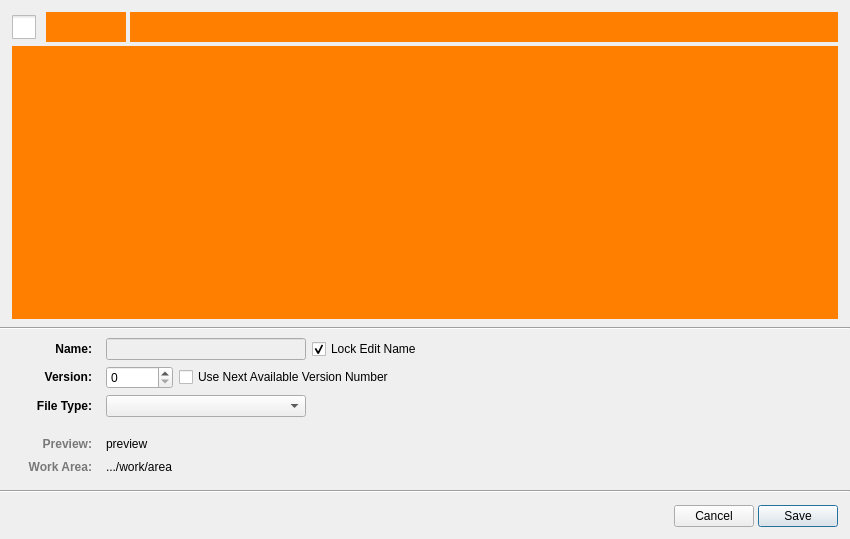
<?xml version="1.0" encoding="UTF-8"?>
<ui version="4.0">
 <class>FileSaveForm</class>
 <widget class="QWidget" name="FileSaveForm">
  <property name="geometry">
   <rect>
    <x>0</x>
    <y>0</y>
    <width>850</width>
    <height>539</height>
   </rect>
  </property>
  <property name="windowTitle">
   <string>Form</string>
  </property>
  <layout class="QVBoxLayout" name="verticalLayout" stretch="1,0,0,0,0,0">
   <property name="spacing">
    <number>4</number>
   </property>
   <property name="margin" stdset="0">
    <number>0</number>
   </property>
   <item>
    <layout class="QVBoxLayout" name="verticalLayout_3" stretch="0,1">
     <property name="leftMargin">
      <number>12</number>
     </property>
     <property name="topMargin">
      <number>12</number>
     </property>
     <property name="rightMargin">
      <number>12</number>
     </property>
     <property name="bottomMargin">
      <number>4</number>
     </property>
     <item>
      <layout class="QGridLayout" name="gridLayout_2" columnstretch="0,0,1">
       <item row="0" column="0">
        <layout class="QHBoxLayout" name="horizontalLayout_3" stretch="0">
         <property name="spacing">
          <number>1</number>
         </property>
         <item>
          <widget class="QCheckBox" name="expand_checkbox">
           <property name="sizePolicy">
            <sizepolicy hsizetype="Minimum" vsizetype="Maximum">
             <horstretch>0</horstretch>
             <verstretch>0</verstretch>
            </sizepolicy>
           </property>
           <property name="maximumSize">
            <size>
             <width>16777215</width>
             <height>24</height>
            </size>
           </property>
           <property name="toolTip">
            <string>Toggle Browser</string>
           </property>
           <property name="styleSheet">
            <string notr="true">#expand_checkbox::indicator {
width: 24;
height: 24;
}

#expand_checkbox::indicator::unchecked {
	image: url(:/tk-multi-workfiles2/save_expand.png);

}

#expand_checkbox::indicator::unchecked::hover {
	image: url(:/tk-multi-workfiles2/save_expand_hover.png);
}

#expand_checkbox::indicator::unchecked::pressed {
	image: url(:/tk-multi-workfiles2/save_expand_pressed.png);
}

#expand_checkbox::indicator::checked {
    image: url(:/tk-multi-workfiles2/save_collapse.png);
}

#expand_checkbox::indicator::checked:hover {
    image: url(:/tk-multi-workfiles2/save_collapse_hover.png);
}

#expand_checkbox::indicator::checked:pressed {
    image: url(:/tk-multi-workfiles2/save_collapse_pressed.png);
}</string>
           </property>
           <property name="text">
            <string/>
           </property>
          </widget>
         </item>
        </layout>
       </item>
       <item row="0" column="1">
        <widget class="NavigationWidget" name="nav" native="true">
         <property name="minimumSize">
          <size>
           <width>80</width>
           <height>30</height>
          </size>
         </property>
         <property name="styleSheet">
          <string notr="true">#nav {
background-color: rgb(255, 128, 0);
}</string>
         </property>
        </widget>
       </item>
       <item row="0" column="2">
        <widget class="BreadcrumbWidget" name="breadcrumbs" native="true">
         <property name="minimumSize">
          <size>
           <width>0</width>
           <height>30</height>
          </size>
         </property>
         <property name="styleSheet">
          <string notr="true">#breadcrumbs {
background-color: rgb(255, 128, 0);
}</string>
         </property>
        </widget>
       </item>
      </layout>
     </item>
     <item>
      <widget class="BrowserForm" name="browser" native="true">
       <property name="styleSheet">
        <string notr="true">#browser {
background-color: rgb(255, 128, 0);
}</string>
       </property>
      </widget>
     </item>
    </layout>
   </item>
   <item>
    <widget class="Line" name="line">
     <property name="orientation">
      <enum>Qt::Horizontal</enum>
     </property>
    </widget>
   </item>
   <item>
    <layout class="QVBoxLayout" name="verticalLayout_2" stretch="0,1">
     <property name="spacing">
      <number>20</number>
     </property>
     <property name="leftMargin">
      <number>12</number>
     </property>
     <property name="topMargin">
      <number>4</number>
     </property>
     <property name="rightMargin">
      <number>12</number>
     </property>
     <property name="bottomMargin">
      <number>4</number>
     </property>
     <item>
      <layout class="QGridLayout" name="file_controls_grid" rowstretch="0,0,0" columnstretch="0,1" columnminimumwidth="80,0">
       <property name="horizontalSpacing">
        <number>14</number>
       </property>
       <property name="verticalSpacing">
        <number>6</number>
       </property>
       <item row="1" column="0">
        <widget class="QLabel" name="version_label">
         <property name="minimumSize">
          <size>
           <width>0</width>
           <height>0</height>
          </size>
         </property>
         <property name="text">
          <string>&lt;html&gt;&lt;head/&gt;&lt;body&gt;&lt;p&gt;&lt;span style=&quot; font-weight:600;&quot;&gt;Version:&lt;/span&gt;&lt;/p&gt;&lt;/body&gt;&lt;/html&gt;</string>
         </property>
         <property name="alignment">
          <set>Qt::AlignRight|Qt::AlignTrailing|Qt::AlignVCenter</set>
         </property>
         <property name="indent">
          <number>-1</number>
         </property>
        </widget>
       </item>
       <item row="0" column="0">
        <widget class="QLabel" name="name_label">
         <property name="minimumSize">
          <size>
           <width>0</width>
           <height>0</height>
          </size>
         </property>
         <property name="text">
          <string>&lt;html&gt;&lt;head/&gt;&lt;body&gt;&lt;p&gt;&lt;span style=&quot; font-weight:600;&quot;&gt;Name:&lt;/span&gt;&lt;/p&gt;&lt;/body&gt;&lt;/html&gt;</string>
         </property>
         <property name="alignment">
          <set>Qt::AlignRight|Qt::AlignTrailing|Qt::AlignVCenter</set>
         </property>
         <property name="indent">
          <number>-1</number>
         </property>
        </widget>
       </item>
       <item row="2" column="0">
        <widget class="QLabel" name="file_type_label">
         <property name="minimumSize">
          <size>
           <width>0</width>
           <height>0</height>
          </size>
         </property>
         <property name="text">
          <string>&lt;html&gt;&lt;head/&gt;&lt;body&gt;&lt;p&gt;&lt;span style=&quot; font-weight:600;&quot;&gt;File Type:&lt;/span&gt;&lt;/p&gt;&lt;/body&gt;&lt;/html&gt;</string>
         </property>
         <property name="alignment">
          <set>Qt::AlignRight|Qt::AlignTrailing|Qt::AlignVCenter</set>
         </property>
         <property name="indent">
          <number>-1</number>
         </property>
        </widget>
       </item>
       <item row="1" column="1">
        <layout class="QHBoxLayout" name="horizontalLayout_2">
         <property name="spacing">
          <number>6</number>
         </property>
         <item>
          <widget class="QSpinBox" name="version_spinner">
           <property name="accessibleName">
            <string>Version Number</string>
           </property>
           <property name="maximum">
            <number>9999999</number>
           </property>
          </widget>
         </item>
         <item>
          <widget class="QCheckBox" name="use_next_available_cb">
           <property name="text">
            <string>Use Next Available Version Number</string>
           </property>
          </widget>
         </item>
         <item>
          <spacer name="horizontalSpacer_2">
           <property name="orientation">
            <enum>Qt::Horizontal</enum>
           </property>
           <property name="sizeHint" stdset="0">
            <size>
             <width>0</width>
             <height>20</height>
            </size>
           </property>
          </spacer>
         </item>
        </layout>
       </item>
       <item row="2" column="1">
        <layout class="QHBoxLayout" name="horizontalLayout_6">
         <property name="spacing">
          <number>0</number>
         </property>
         <item>
          <widget class="QComboBox" name="file_type_menu">
           <property name="minimumSize">
            <size>
             <width>200</width>
             <height>0</height>
            </size>
           </property>
           <property name="accessibleName">
            <string>File Type</string>
           </property>
          </widget>
         </item>
         <item>
          <spacer name="horizontalSpacer_3">
           <property name="orientation">
            <enum>Qt::Horizontal</enum>
           </property>
           <property name="sizeHint" stdset="0">
            <size>
             <width>0</width>
             <height>20</height>
            </size>
           </property>
          </spacer>
         </item>
        </layout>
       </item>
       <item row="0" column="1">
        <layout class="QHBoxLayout" name="horizontalLayout_8" stretch="1,0,0">
         <property name="spacing">
          <number>6</number>
         </property>
         <item>
          <widget class="QLineEdit" name="name_edit">
           <property name="enabled">
            <bool>false</bool>
           </property>
           <property name="maximumSize">
            <size>
             <width>200</width>
             <height>16777215</height>
            </size>
           </property>
           <property name="accessibleName">
            <string>Name Edit</string>
           </property>
           <property name="frame">
            <bool>true</bool>
           </property>
          </widget>
         </item>
         <item>
          <widget class="QCheckBox" name="lock_edit_name_cb">
           <property name="enabled">
            <bool>true</bool>
           </property>
           <property name="sizePolicy">
            <sizepolicy hsizetype="Minimum" vsizetype="Fixed">
             <horstretch>0</horstretch>
             <verstretch>0</verstretch>
            </sizepolicy>
           </property>
           <property name="layoutDirection">
            <enum>Qt::LeftToRight</enum>
           </property>
           <property name="text">
            <string>Lock Edit Name</string>
           </property>
           <property name="checked">
            <bool>true</bool>
           </property>
          </widget>
         </item>
         <item>
          <spacer name="horizontalSpacer_4">
           <property name="orientation">
            <enum>Qt::Horizontal</enum>
           </property>
           <property name="sizeHint" stdset="0">
            <size>
             <width>0</width>
             <height>20</height>
            </size>
           </property>
          </spacer>
         </item>
        </layout>
       </item>
      </layout>
     </item>
     <item>
      <widget class="QStackedWidget" name="feedback_stacked_widget">
       <property name="currentIndex">
        <number>0</number>
       </property>
       <widget class="QWidget" name="preview_page">
        <layout class="QVBoxLayout" name="verticalLayout_4">
         <property name="margin" stdset="0">
          <number>0</number>
         </property>
         <item>
          <layout class="QGridLayout" name="preview_grid" columnstretch="0,1" columnminimumwidth="80,0">
           <property name="horizontalSpacing">
            <number>14</number>
           </property>
           <property name="verticalSpacing">
            <number>1</number>
           </property>
           <item row="0" column="0">
            <widget class="QLabel" name="preview_label">
             <property name="text">
              <string>&lt;html&gt;&lt;head/&gt;&lt;body&gt;&lt;p&gt;&lt;span style=&quot; font-weight:600; color:rgb(120, 120, 120)&quot;&gt;Preview:&lt;/span&gt;&lt;/p&gt;&lt;/body&gt;&lt;/html&gt;</string>
             </property>
             <property name="alignment">
              <set>Qt::AlignRight|Qt::AlignTop|Qt::AlignTrailing</set>
             </property>
             <property name="indent">
              <number>-1</number>
             </property>
            </widget>
           </item>
           <item row="0" column="1">
            <widget class="QLabel" name="file_name_preview">
             <property name="text">
              <string>preview</string>
             </property>
             <property name="alignment">
              <set>Qt::AlignLeading|Qt::AlignLeft|Qt::AlignTop</set>
             </property>
             <property name="wordWrap">
              <bool>true</bool>
             </property>
             <property name="indent">
              <number>-1</number>
             </property>
             <property name="buddy">
              <cstring>file_name_preview</cstring>
             </property>
            </widget>
           </item>
           <item row="1" column="1">
            <widget class="ElidedLabel" name="work_area_preview">
             <property name="sizePolicy">
              <sizepolicy hsizetype="Ignored" vsizetype="Preferred">
               <horstretch>0</horstretch>
               <verstretch>0</verstretch>
              </sizepolicy>
             </property>
             <property name="text">
              <string>.../work/area</string>
             </property>
             <property name="alignment">
              <set>Qt::AlignLeading|Qt::AlignLeft|Qt::AlignTop</set>
             </property>
             <property name="wordWrap">
              <bool>true</bool>
             </property>
             <property name="indent">
              <number>-1</number>
             </property>
             <property name="textInteractionFlags">
              <set>Qt::TextSelectableByMouse</set>
             </property>
             <property name="buddy">
              <cstring>file_type_menu</cstring>
             </property>
            </widget>
           </item>
           <item row="1" column="0">
            <widget class="QLabel" name="work_area_label">
             <property name="text">
              <string>&lt;html&gt;&lt;head/&gt;&lt;body&gt;&lt;p&gt;&lt;span style=&quot; font-weight:600; color:rgb(120, 120, 120)&quot;&gt;Work Area:&lt;/span&gt;&lt;/p&gt;&lt;/body&gt;&lt;/html&gt;</string>
             </property>
             <property name="alignment">
              <set>Qt::AlignRight|Qt::AlignTop|Qt::AlignTrailing</set>
             </property>
             <property name="indent">
              <number>-1</number>
             </property>
            </widget>
           </item>
          </layout>
         </item>
        </layout>
       </widget>
       <widget class="QWidget" name="warning_page">
        <layout class="QHBoxLayout" name="horizontalLayout_7">
         <property name="margin" stdset="0">
          <number>0</number>
         </property>
         <item>
          <layout class="QGridLayout" name="warning_grid" columnstretch="0,1" columnminimumwidth="80,0">
           <property name="leftMargin">
            <number>0</number>
           </property>
           <property name="horizontalSpacing">
            <number>14</number>
           </property>
           <property name="verticalSpacing">
            <number>6</number>
           </property>
           <item row="0" column="1">
            <widget class="QLabel" name="warning">
             <property name="minimumSize">
              <size>
               <width>0</width>
               <height>45</height>
              </size>
             </property>
             <property name="text">
              <string>warning</string>
             </property>
             <property name="alignment">
              <set>Qt::AlignLeading|Qt::AlignLeft|Qt::AlignTop</set>
             </property>
             <property name="wordWrap">
              <bool>true</bool>
             </property>
             <property name="margin">
              <number>0</number>
             </property>
             <property name="indent">
              <number>-1</number>
             </property>
             <property name="textInteractionFlags">
              <set>Qt::LinksAccessibleByMouse|Qt::TextSelectableByKeyboard|Qt::TextSelectableByMouse</set>
             </property>
            </widget>
           </item>
           <item row="0" column="0">
            <widget class="QLabel" name="warning_label">
             <property name="text">
              <string>&lt;html&gt;&lt;head/&gt;&lt;body&gt;&lt;p&gt;&lt;span style=&quot; font-weight:600; color:rgb(226, 146, 0)&quot;&gt;Warning:&lt;/span&gt;&lt;/p&gt;&lt;/body&gt;&lt;/html&gt;</string>
             </property>
             <property name="alignment">
              <set>Qt::AlignRight|Qt::AlignTop|Qt::AlignTrailing</set>
             </property>
             <property name="indent">
              <number>-1</number>
             </property>
            </widget>
           </item>
          </layout>
         </item>
        </layout>
       </widget>
      </widget>
     </item>
    </layout>
   </item>
   <item>
    <spacer name="verticalSpacer">
     <property name="orientation">
      <enum>Qt::Vertical</enum>
     </property>
     <property name="sizeHint" stdset="0">
      <size>
       <width>20</width>
       <height>0</height>
      </size>
     </property>
    </spacer>
   </item>
   <item>
    <widget class="Line" name="break_line">
     <property name="orientation">
      <enum>Qt::Horizontal</enum>
     </property>
    </widget>
   </item>
   <item>
    <layout class="QHBoxLayout" name="horizontalLayout_4">
     <property name="leftMargin">
      <number>12</number>
     </property>
     <property name="topMargin">
      <number>8</number>
     </property>
     <property name="rightMargin">
      <number>12</number>
     </property>
     <property name="bottomMargin">
      <number>12</number>
     </property>
     <item>
      <spacer name="horizontalSpacer">
       <property name="orientation">
        <enum>Qt::Horizontal</enum>
       </property>
       <property name="sizeHint" stdset="0">
        <size>
         <width>40</width>
         <height>20</height>
        </size>
       </property>
      </spacer>
     </item>
     <item>
      <widget class="QPushButton" name="cancel_btn">
       <property name="text">
        <string>Cancel</string>
       </property>
      </widget>
     </item>
     <item>
      <widget class="QPushButton" name="save_btn">
       <property name="text">
        <string>Save</string>
       </property>
       <property name="default">
        <bool>true</bool>
       </property>
      </widget>
     </item>
    </layout>
   </item>
  </layout>
 </widget>
 <customwidgets>
  <customwidget>
   <class>ElidedLabel</class>
   <extends>QLabel</extends>
   <header>..framework_qtwidgets</header>
  </customwidget>
  <customwidget>
   <class>NavigationWidget</class>
   <extends>QWidget</extends>
   <header>..framework_qtwidgets</header>
   <container>1</container>
  </customwidget>
  <customwidget>
   <class>BreadcrumbWidget</class>
   <extends>QWidget</extends>
   <header>..framework_qtwidgets</header>
   <container>1</container>
  </customwidget>
  <customwidget>
   <class>BrowserForm</class>
   <extends>QWidget</extends>
   <header>..browser_form</header>
   <container>1</container>
  </customwidget>
 </customwidgets>
 <tabstops>
  <tabstop>name_edit</tabstop>
  <tabstop>version_spinner</tabstop>
  <tabstop>use_next_available_cb</tabstop>
  <tabstop>file_type_menu</tabstop>
  <tabstop>cancel_btn</tabstop>
  <tabstop>save_btn</tabstop>
  <tabstop>expand_checkbox</tabstop>
 </tabstops>
 <resources>
  <include location="resources.qrc"/>
 </resources>
 <connections>
  <connection>
   <sender>lock_edit_name_cb</sender>
   <signal>toggled(bool)</signal>
   <receiver>name_edit</receiver>
   <slot>setDisabled(bool)</slot>
   <hints>
    <hint type="sourcelabel">
     <x>366</x>
     <y>335</y>
    </hint>
    <hint type="destinationlabel">
     <x>207</x>
     <y>335</y>
    </hint>
   </hints>
  </connection>
 </connections>
</ui>
